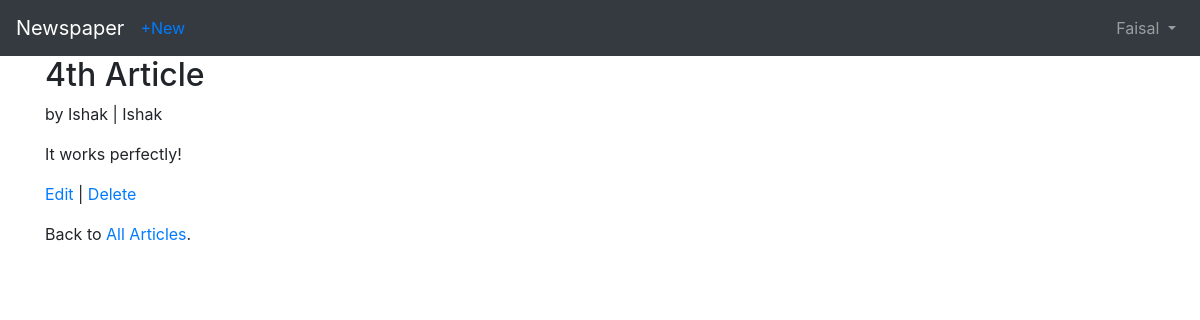
The app's page /articles/4/ (signed in) with its own data.
### accounts/models.py (models this page shows)
class CustomUser(AbstractUser):
    age = models.PositiveIntegerField(null=True,blank=True)

### articles/models.py (models this page shows, shortened)
class Articles(models.Model):
    title = models.CharField(max_length=255)
    body = models.TextField()
    date = models.DateTimeField(auto_now_add = True)
    author = models.ForeignKey(
        get_user_model(),
        on_delete = models.CASCADE,
    )

### articles/views.py (the view)
# urls.py: path('<int:pk>/',ArticleDetailView.as_view(),name='article_detail'),
class ArticleDetailView(LoginRequiredMixin,DetailView):
    model = Articles
    template_name = 'articles/article_detail.html'

### articles/templates/articles/article_detail.html
{% extends 'accounts/base.html' %}
{% block content %}
<div class="article-entry">
    <h2>{{object.title}}</h2>
    <p>by {{object.author}} | {{object.author}}</p>
    <p>{{object.body}}</p>
</div>
<p><a href="{% url 'articles:article_edit'  articles.pk %}">Edit</a> |
    <a href="{% url 'articles:article_delete' articles.pk %}">Delete</a></p>
<p>Back to <a href="{% url 'articles:article_list' %}">All Articles</a>.</p>
{% endblock content %}

### accounts/templates/accounts/base.html (shortened to what this page needs)
<!DOCTYPE html>
{% load static %}
<html lang="en">
<head>
    <link rel="stylesheet" href="https://cdn.jsdelivr.net/npm/bootstrap@4.5.3/dist/css/bootstrap.min.css">
</head>
<body>
    <nav class="navbar navbar-expand-lg navbar-dark bg-dark">
        <a class="navbar-brand" href="{% url 'pages:home' %}">Newspaper</a>
         {% if user.is_authenticated %}
         <ul class="navbar-nav mr-auto">
            <li class="nav-item">
                <a href="{% url 'articles:article_new' %}">+New</a>
            </li>
         </ul>
         {% endif %}
        <div class="collapse navbar-collapse" id="navbarSupportedContent">
            {% if user.is_authenticated %}
            <ul class="navbar-nav ml-auto">
            <li class="nav-item">
            <a class="nav-link dropdown-toggle" href="#"
            id="navbarDropdown" role="button" data-toggle="dropdown"
            aria-haspopup="true" aria-expanded="false">
            {{ user.username }}
            </a>
   </li>
    </ul>
    {% else %}
    <form class="form-inline ml-auto">
     <a href="{% url 'login' %}" class="btn btn-outline-secondary">Log In</a>
<a href="{% url 'accounts:signup' %}" class="btn btn-primary ml-2">Sign up</a>
   </form>
    {% endif %}
    </div>
   </nav>
    <main>
 <div class="container">
    {% block content %}
    {% endblock content %}
</div>
</main>
</body>
</html>

### records on screen
CustomUser: username "Faisal"
Articles: title "4th Article", author "Ishak", body "It works perfectly!"
